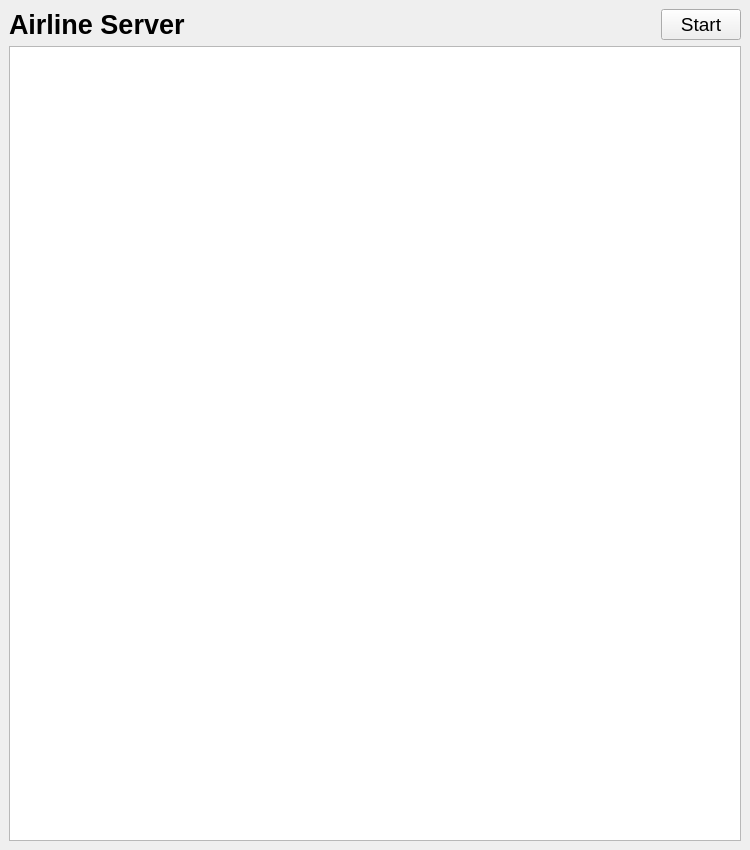
<?xml version="1.0" encoding="UTF-8"?>
<ui version="4.0">
 <class>MainWindow</class>
 <widget class="QMainWindow" name="MainWindow">
  <property name="geometry">
   <rect>
    <x>0</x>
    <y>0</y>
    <width>750</width>
    <height>850</height>
   </rect>
  </property>
  <property name="windowTitle">
   <string>Airline Server</string>
  </property>
  <widget class="QWidget" name="centralwidget">
   <layout class="QFormLayout" name="formLayout">
    <item row="0" column="0" colspan="2">
     <layout class="QVBoxLayout" name="verticalLayout">
      <item>
       <layout class="QHBoxLayout" name="horizontalLayout" stretch="10,0">
        <item>
         <widget class="QLabel" name="label">
          <property name="font">
           <font>
            <pointsize>20</pointsize>
            <weight>75</weight>
            <bold>true</bold>
           </font>
          </property>
          <property name="text">
           <string>Airline Server</string>
          </property>
         </widget>
        </item>
        <item>
         <widget class="QPushButton" name="startButton">
          <property name="font">
           <font>
            <pointsize>14</pointsize>
           </font>
          </property>
          <property name="text">
           <string>Start</string>
          </property>
         </widget>
        </item>
       </layout>
      </item>
      <item>
       <widget class="QListWidget" name="listWidget">
        <property name="font">
         <font>
          <pointsize>18</pointsize>
         </font>
        </property>
       </widget>
      </item>
     </layout>
    </item>
   </layout>
  </widget>
 </widget>
 <resources/>
 <connections/>
</ui>
